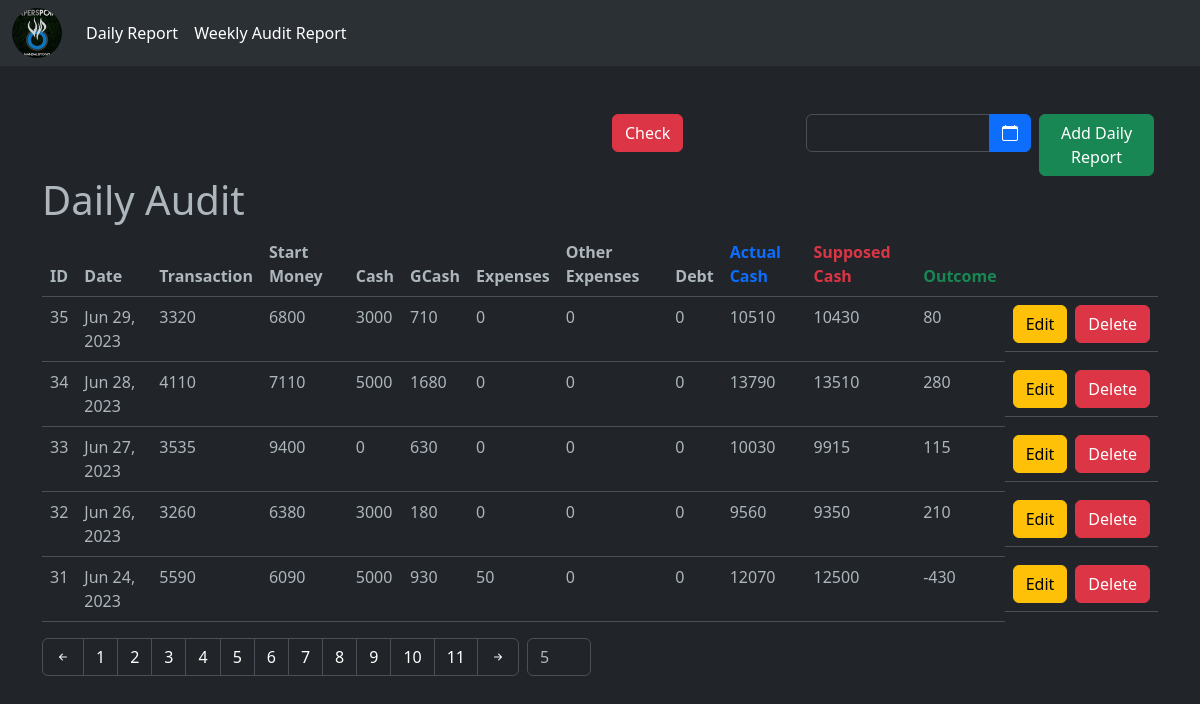
Screenshot of /dailyreport.php?page=8&limit=5&offset=0 with the database file from the repository.
### tables this page shows
CREATE TABLE `daily_report` (
  `id` int(11) NOT NULL AUTO_INCREMENT,
  `date` date DEFAULT NULL,
  `daily_transaction` int(11) DEFAULT NULL,
  `start_money` int(11) DEFAULT NULL,
  `cash` int(11) DEFAULT NULL,
  `gcash` int(11) DEFAULT NULL,
  `expenses` int(11) DEFAULT NULL,
  `other_expenses` int(11) DEFAULT NULL,
  `debt` int(11) DEFAULT NULL,
  `actual_cash` int(11) DEFAULT NULL,
  `supposed_cash` int(11) DEFAULT NULL,
  `outcome` int(11) DEFAULT NULL,
  `createdAt` datetime DEFAULT NULL,
  `updatedAt` datetime DEFAULT NULL,
  `status` varchar(100) DEFAULT NULL,
  PRIMARY KEY (`id`)
);

### functions/Mysqlr.php (called while the page is built, shortened)
<?php
    class Mysql {
        public $conn;
        public function __construct ($servername, $username, $password, $database) {
            $servername = "localhost";
            $username = "root";
            $password = "root";
            $database = "audit";
            $this->conn = new mysqli ($servername, $username, $password, $database);
        }
        function getAllDailyReport ($formattedDate, $limit, $offset) {
            $getAllDailyReportQuery = " select * from daily_report where date like '%$formattedDate%' order by date desc";
            $getAllDailyReportQuery .= " limit ".$limit." ";
            if ($offset != '') {
                $getAllDailyReportQuery .= " offset ".$offset." ";
            }
            $result = $this->conn->query ($getAllDailyReportQuery);
            $dailyReport = [];
            while ($row = $result->fetch_assoc()) {
                $dailyReport [] = $row;
            };
            return $dailyReport;
        }
        function getReportTotalCount() {
            $sqlQuery = "select count(id) from daily_report";
            $result = $this->conn->query($sqlQuery);
            $reportCount = [];
            while ($row = $result->fetch_assoc()) {
                $reportCount = $row;
            };
            return $reportCount;
        }
    }

### dailyreport.php (the view, shortened to what this page needs)
<?php
    include_once './layout/header.php';
    $servername = "localhost";
    $username = "root";
    $password = "root";
    $database = "audit";
    $mysqlInstance = new Mysql ($servername, $username, $password, $database);
    $page = isset ($_GET ['page']) ? $_GET ['page'] : 1;
    $searchDate = isset ($_GET ['searchDate']) ? $_GET['searchDate'] : '';
    $limit = isset ($_GET ['limit']) ? $_GET ['limit'] : 5;
    $offset = $page == 1 ? 0 : ($page - 1) * $limit;
    $formattedDate = empty ($searchDate) ? '' : date ("Y-m-d", strtotime ($searchDate));
    print_r ($searchDate);
    $dailyReportList = $mysqlInstance->getAllDailyReport($formattedDate, $limit, $offset);
    $reportCount = $mysqlInstance->getReportTotalCount();
    $numberOfPages = ceil($reportCount['count(id)'] / $limit);
?>
<section class="py-5">
    <div class="container">
        <div class="row">
            <div class="col-6"></div>
            <div class="col-2">
                    <form action="/functions/request.php" method="POST">
                        <button class="btn btn-danger">
                            Check
                        </button>
                    </form>
            </div>
            <div class="col-4 d-flex justify-content-end">
                <div class="mx-1">
                    <form action="/dailyreport.php" method="get" class = "input-group" name="datepicker" autocomplete="off">
                        <input type="text" class="form-control datepicker" name="searchDate" value="" >
                        <button type="button" value="date" class="btn btn-primary">
                            <i class="bi bi-calendar"></i>
                        </button>
                    </form>
                </div>
                <div class="mx-1 d-flex justify-content-end">
                    <button class="btn btn-success" data-bs-toggle="modal" data-bs-target="#dailyAuditModal">
                        Add Daily Report
                    </button>
                </div>
            </div>
        </div>
        <div class="row">
            <div class="col">
                <h1>Daily Audit</h1>
            </div>
        </div>
        <div class="row">
            <div class="col">
                <table class="table">
                    <thead>
                        <tr>
                            <th class="col">ID</th>
                            <th class="col">Date</th>
                            <th class="col">Transaction</th>
                            <th class="col">Start Money</th>
                            <th class="col">Cash</th>
                            <th class="col">GCash</th>
                            <th class="col">Expenses</th>
                            <th class="col">Other Expenses</th>
                            <th class="col">Debt</th>
                            <th class="col text-primary">Actual Cash</th>
                            <th class="col text-danger">Supposed Cash</th>
                            <th class="col text-success">Outcome</th>
                            <th class="col-1"></th>
                        </tr>
                    </thead>
                    <tbody>
                        <?php foreach ($dailyReportList as $key => $value): ?>
                            <tr>
                                <td><?= $value['id'] ?></td>
                                <td><?= date ("M d, Y", strtotime ($value['date'])) ?></td>
                                <td><?= $value['daily_transaction'] ?></td>
                                <td><?= $value['start_money'] ?></td>
                                <td><?= $value['cash'] ?></td>
                                <td><?= $value['gcash'] ?></td>
                                <td><?= $value['expenses'] ?></td>
                                <td><?= $value['other_expenses'] ?></td>
                                <td><?= $value['debt'] ?></td>
                                <td><?= $value['actual_cash'] ?></td>
                                <td><?= $value['supposed_cash'] ?></td>
                                <td><?= $value['outcome'] ?></td>
                                <td class="d-flex justify-content-end">
                                    <a href="/edit-report.php?id=<?= $value['id'] ?>" class="btn btn-warning me-2">Edit</a>
                                    <form action="/functions/request.php" method="POST">
                                        <button class="btn btn-danger">
                                            Delete
                                        </button>
                                    </form>
                                </td>
                            </tr>
                        <?php endforeach ?>
                    </tbody>
                </table>
            </div>
        </div>
        <div aria-label="Search Page Navigation" class="d-flex">
            <ul class="pagination">
                <il class="page-item">
                    <a href="<?= '/dailyreport.php?page='.($page - 1).'&limit='.$limit.'&offset='.$offset?>" class="text-white page-link bi bi-arrow-left-short"></a>
                </il>
                <il class="page-item d-flex">
                <?php for ($i = 0; $i < $numberOfPages; $i++): ?>
                    <a href="<?= '/dailyreport.php?page='.($i + 1).'&limit='.$limit.'&offset='.$offset?>" class="text-white page-link"><?= $i + 1 ?></a>
                <?php endfor;?>
                </il>
                <il class="page-item">
                    <a href="<?= '/dailyreport.php?page='.($page + 1).'&limit='.$limit.'&offset='.$offset?>" class="text-white page-link bi bi-arrow-right-short"></a>
                </il>
            </ul>
            <div class="px-2">
                <form action="" method ="GET">
                    <input type="text" placeholder="Limit" name="limit"class="form-control w-25" value="<?= $limit ?>">
                </form>
            </div>
        </div>
    </div>
</section>
<?php
    include_once './layout/footer.php';
?>

### assets/css/style.css (style rules this page uses)
.input-group { cursor: pointer; }

### rows the page displays
daily_report: id "35", date "Jun 29, 2023", daily_transaction "3320", start_money "6800", cash "3000", gcash "710", expenses "0", other_expenses "0", debt "0", actual_cash "10510", supposed_cash "10430", outcome "80"
daily_report: id "34", date "Jun 28, 2023", daily_transaction "4110", start_money "7110", cash "5000", gcash "1680", expenses "0", other_expenses "0", debt "0", actual_cash "13790", supposed_cash "13510", outcome "280"
daily_report: id "33", date "Jun 27, 2023", daily_transaction "3535", start_money "9400", cash "0", gcash "630", expenses "0", other_expenses "0", debt "0", actual_cash "10030", supposed_cash "9915", outcome "115"
daily_report: id "32", date "Jun 26, 2023", daily_transaction "3260", start_money "6380", cash "3000", gcash "180", expenses "0", other_expenses "0", debt "0", actual_cash "9560", supposed_cash "9350", outcome "210"
daily_report: id "31", date "Jun 24, 2023", daily_transaction "5590", start_money "6090", cash "5000", gcash "930", expenses "50", other_expenses "0", debt "0", actual_cash "12070", supposed_cash "12500", outcome "-430"
